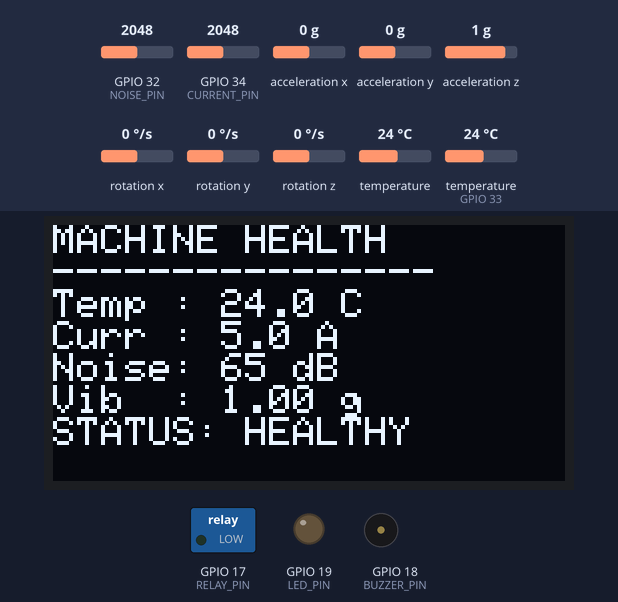
This sketch was run on a simulated ESP32. Shown: 128×64 one-colour display, switched loads named in the sketch (green lamp = pin HIGH), output pins drawn as LEDs (lit = HIGH), buzzer (waves = sounding, pin HIGH). Inputs (shaded band) come from the test bench; at power-on: acceleration x 0 g, GPIO 32 (NOISE_PIN) = 2048, temperature (sensor on GPIO 33) 24 °C, GPIO 34 (CURRENT_PIN) = 2048, acceleration y 0 g, acceleration z 1 g, rotation x 0 °/s, rotation y 0 °/s, rotation z 0 °/s, temperature 24 °C. What the sketch prints to the serial monitor is not drawn.

Above: at 2.9 s.
3.0 s: acceleration x set to -1 g
At 5.3 s:
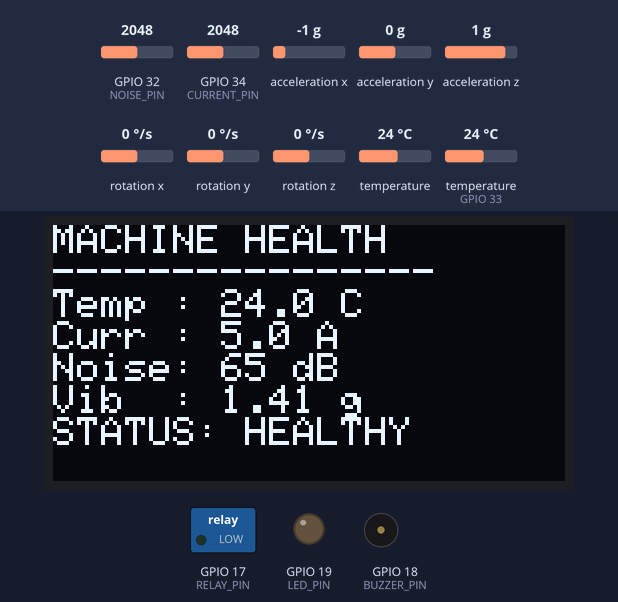
5.6 s: acceleration x set to -1.3 g
At 6.8 s:
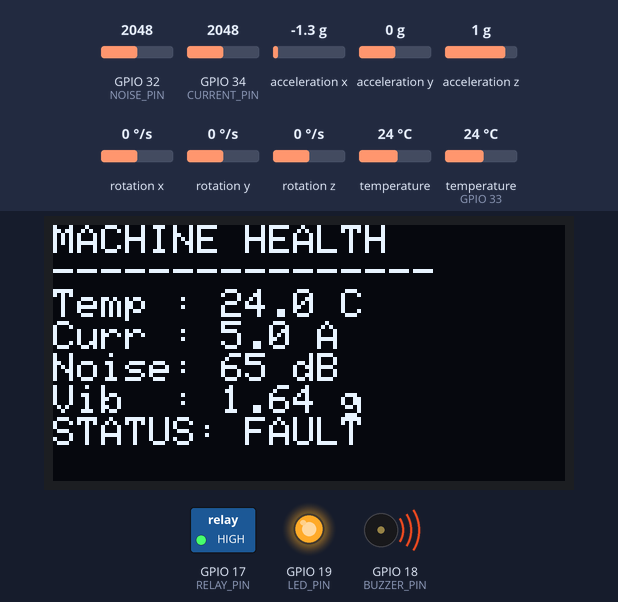
8.1 s: GPIO 32 (NOISE_PIN) set to 3972
At 10.7 s:
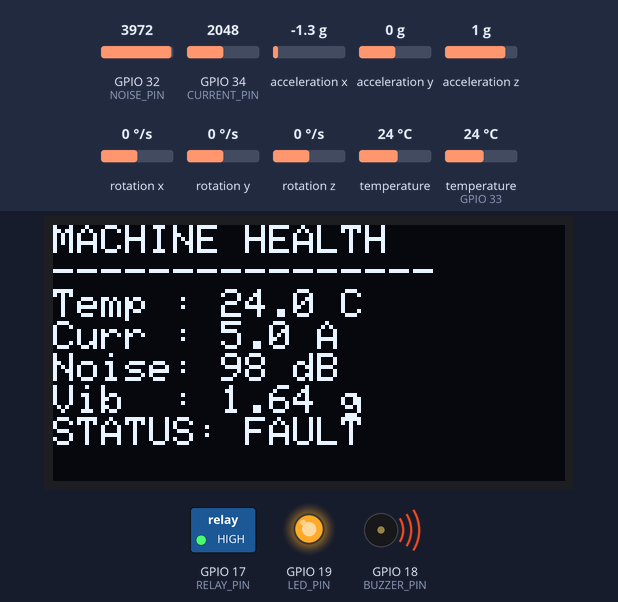
11.0 s: temperature (sensor on GPIO 33) set to 0 °C
At 12.4 s:
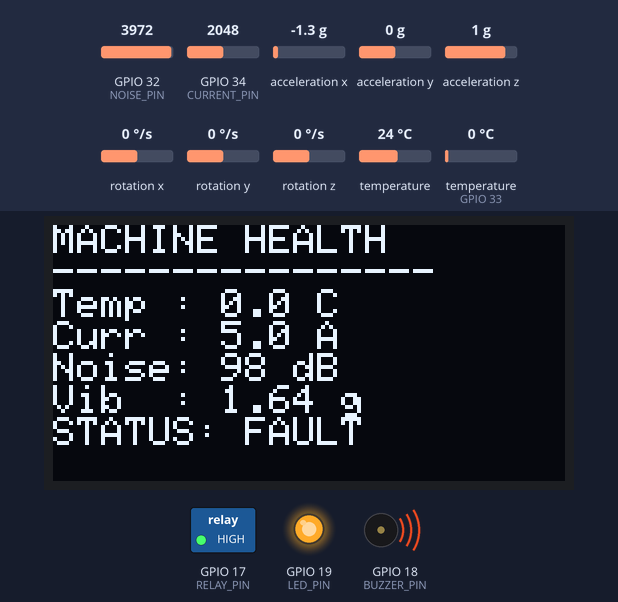
13.5 s: GPIO 34 (CURRENT_PIN) set to 3972
At 15.3 s:
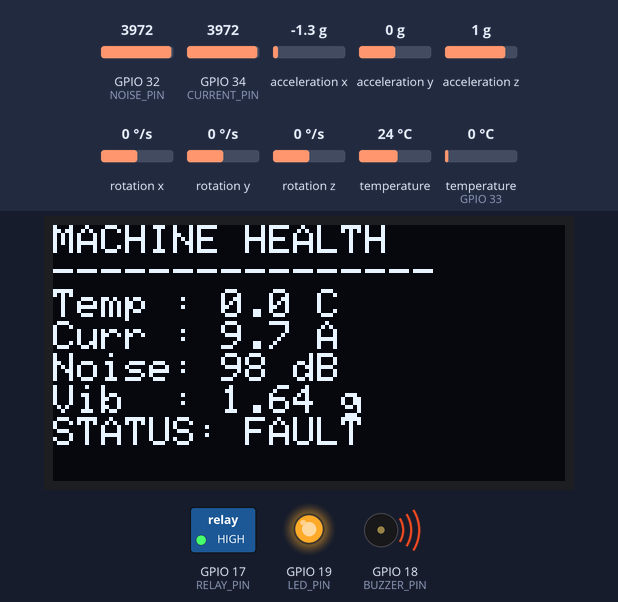
16.4 s: acceleration y set to -1.4 g
At 18.0 s:
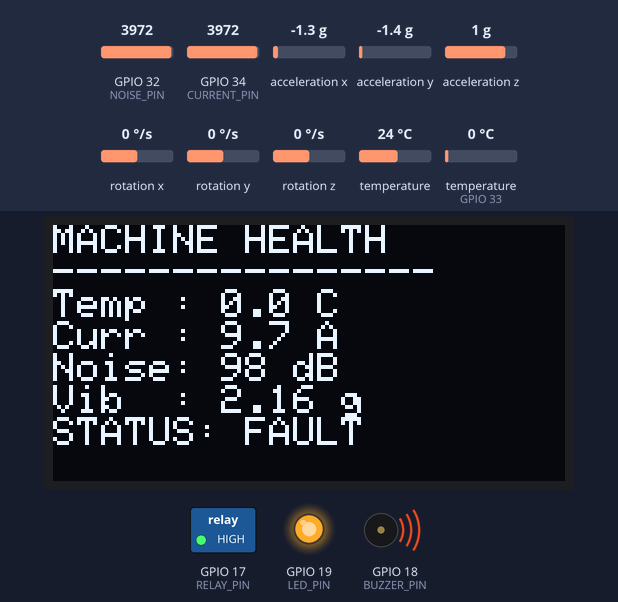
Timing chart, 0 to 19.5 s (numbered marks = the images above; inputs shaded):
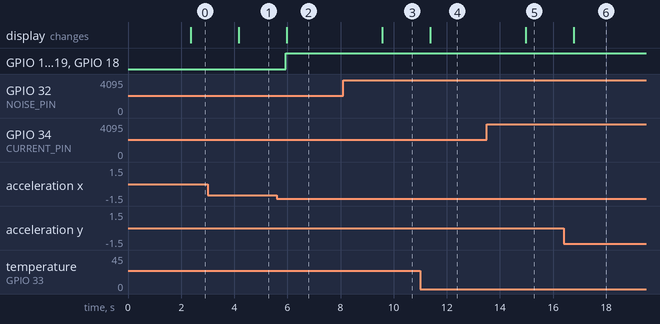

Measured:
- the behaviour switches between -1.1 and -1.2 g on acceleration x (found by bisection; images 1 and 2)
- after the input at 3.0 s, the display: changes after 1.2 s (image 1)
- after the input at 5.6 s, GPIO 17 (RELAY_PIN), GPIO 19 (LED_PIN), GPIO 18 (BUZZER_PIN): LOW → HIGH after 0.34 s; the display: changes after 0.37 s (image 2)
- after the input at 8.1 s, the display: changes after 1.5 s (image 3)
- after the input at 11.0 s, the display: changes after 0.38 s (image 4)
- after the input at 13.5 s, the display: changes after 1.5 s (image 5)
- after the input at 16.4 s, the display: changes after 0.39 s (image 6)

The sketch:

sketch.ino
```cpp
#include <Wire.h>
#include <Adafruit_MPU6050.h>
#include <Adafruit_Sensor.h>
#include <OneWire.h>
#include <DallasTemperature.h>
#include <Adafruit_GFX.h>
#include <Adafruit_SSD1306.h>
#include <math.h>

// =====================================================
// AI-BASED MACHINE HEALTH MONITORING - ONLINE PROTOTYPE
// Reference: user's supplied ESP32 circuit diagram
//
// Physical sensors that are not available in Wokwi are
// represented by equivalent virtual inputs:
//   SW-420 vibration -> MPU6050 acceleration
//   ACS712 current   -> potentiometer
//   Sound sensor     -> potentiometer
// =====================================================

#define SDA_PIN       21
#define SCL_PIN       22
#define TEMP_PIN      33
#define CURRENT_PIN   34
#define NOISE_PIN     32

#define LED_PIN       19
#define BUZZER_PIN    18
#define RELAY_PIN     17

#define SCREEN_WIDTH  128
#define SCREEN_HEIGHT 64

Adafruit_MPU6050 mpu;
OneWire oneWire(TEMP_PIN);
DallasTemperature tempSensor(&oneWire);
Adafruit_SSD1306 display(SCREEN_WIDTH, SCREEN_HEIGHT, &Wire, -1);

float temperatureC = 0.0;
float currentA = 0.0;
float noiseDb = 0.0;
float vibrationG = 0.0;

const float TEMP_LIMIT      = 75.0;
const float CURRENT_LIMIT   = 8.0;
const float NOISE_LIMIT     = 85.0;
const float VIBRATION_LIMIT = 1.50;

String statusText = "STARTING";

void drawDisplay() {
  display.clearDisplay();
  display.setTextColor(SSD1306_WHITE);
  display.setTextSize(1);

  display.setCursor(0, 0);
  display.println("MACHINE HEALTH");
  display.println("----------------");

  display.print("Temp : ");
  display.print(temperatureC, 1);
  display.println(" C");

  display.print("Curr : ");
  display.print(currentA, 1);
  display.println(" A");

  display.print("Noise: ");
  display.print(noiseDb, 0);
  display.println(" dB");

  display.print("Vib  : ");
  display.print(vibrationG, 2);
  display.println(" g");

  display.print("STATUS: ");
  display.println(statusText);

  display.display();
}

void setup() {
  Serial.begin(115200);

  pinMode(LED_PIN, OUTPUT);
  pinMode(BUZZER_PIN, OUTPUT);
  pinMode(RELAY_PIN, OUTPUT);

  digitalWrite(LED_PIN, LOW);
  digitalWrite(BUZZER_PIN, LOW);
  digitalWrite(RELAY_PIN, LOW);

  Wire.begin(SDA_PIN, SCL_PIN);

  if (!display.begin(SSD1306_SWITCHCAPVCC, 0x3C)) {
    Serial.println("OLED initialization failed");
  }

  tempSensor.begin();

  if (!mpu.begin()) {
    Serial.println("MPU6050 not detected.");
    while (true) {
      digitalWrite(LED_PIN, !digitalRead(LED_PIN));
      delay(250);
    }
  }

  mpu.setAccelerometerRange(MPU6050_RANGE_4_G);

  display.clearDisplay();
  display.setTextSize(1);
  display.setTextColor(SSD1306_WHITE);
  display.setCursor(0, 0);
  display.println("AI MACHINE HEALTH");
  display.println("ONLINE PROTOTYPE");
  display.println();
  display.println("ESP32 + SENSORS");
  display.display();

  delay(1500);
}

void loop() {
  // -------- 1. Temperature --------
  tempSensor.requestTemperatures();
  temperatureC = tempSensor.getTempCByIndex(0);

  // -------- 2. Vibration --------
  sensors_event_t a, g, imuTemp;
  mpu.getEvent(&a, &g, &imuTemp);

  float ax = a.acceleration.x / 9.80665;
  float ay = a.acceleration.y / 9.80665;
  float az = a.acceleration.z / 9.80665;

  // Acceleration magnitude used as a simple vibration indicator.
  vibrationG = sqrt(ax * ax + ay * ay + az * az);

  // -------- 3. Virtual ACS712 current sensor --------
  int currentRaw = analogRead(CURRENT_PIN);
  currentA = (currentRaw / 4095.0) * 10.0;

  // -------- 4. Virtual sound/noise sensor --------
  int noiseRaw = analogRead(NOISE_PIN);
  noiseDb = 30.0 + (noiseRaw / 4095.0) * 70.0;

  // -------- 5. Fault decision --------
  bool highTemp = temperatureC > TEMP_LIMIT;
  bool highCurrent = currentA > CURRENT_LIMIT;
  bool highNoise = noiseDb > NOISE_LIMIT;
  bool highVibration = vibrationG > VIBRATION_LIMIT;

  bool fault = highTemp || highCurrent || highNoise || highVibration;

  if (fault) {
    statusText = "FAULT";
    digitalWrite(LED_PIN, HIGH);
    digitalWrite(BUZZER_PIN, HIGH);
    digitalWrite(RELAY_PIN, HIGH);
  } else {
    statusText = "HEALTHY";
    digitalWrite(LED_PIN, LOW);
    digitalWrite(BUZZER_PIN, LOW);
    digitalWrite(RELAY_PIN, LOW);
  }

  // -------- 6. Serial output --------
  Serial.println("================================");
  Serial.print("Temperature : ");
  Serial.print(temperatureC, 1);
  Serial.println(" C");

  Serial.print("Current     : ");
  Serial.print(currentA, 1);
  Serial.println(" A");

  Serial.print("Noise       : ");
  Serial.print(noiseDb, 0);
  Serial.println(" dB");

  Serial.print("Vibration   : ");
  Serial.print(vibrationG, 2);
  Serial.println(" g");

  Serial.print("STATUS      : ");
  Serial.println(statusText);

  if (highTemp)      Serial.println("FAULT: High temperature");
  if (highCurrent)   Serial.println("FAULT: High current");
  if (highNoise)     Serial.println("FAULT: High noise");
  if (highVibration) Serial.println("FAULT: High vibration");

  drawDisplay();
  delay(1000);
}
```
